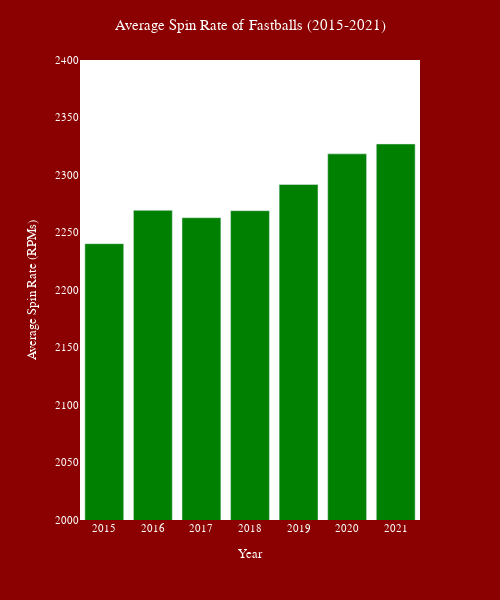

Notebook cell for this chart:
### Code cell
fig1 = px.bar(spin_rates_by_year, x = 'year', y = 'release_spin_rate', width = 500, height = 600)
fig1.update_xaxes(tickvals = list(range(2015, 2022)))
fig1.update_yaxes(range = [2000, 2400])
fig1.update_traces(marker_color = marker_color)
fig1.update_layout(title = plot_title, title_x = title_x, xaxis_title = xaxis_title, yaxis_title = yaxis_title, font = font, paper_bgcolor = paper_bgcolor, plot_bgcolor = plot_bgcolor)
fig1.show()

### Figure 1 — Plotly figure (JSON) as saved in the notebook; plotly's stock layout.template omitted (floating-point values rounded to 4 significant figures)
{"data": [{"alignmentgroup": "True", "hovertemplate": "year=%{x}<br>release_spin_rate=%{y}<extra></extra>", "legendgroup": "", "marker": {"color": "Green"}, "name": "", "offsetgroup": "", "orientation": "v", "showlegend": false, "textposition": "auto", "type": "bar", "x": [2015, 2016, 2017, 2018, 2019, 2020, 2021], "xaxis": "x", "y": [2240.0, 2269.0, 2263.0, 2269.0, 2292.0, 2318.0, 2327.0], "yaxis": "y"}], "layout": {"barmode": "relative", "font": {"color": "White", "family": "Courier New, monospace", "size": 11}, "height": 600, "legend": {"tracegroupgap": 0}, "margin": {"t": 60}, "paper_bgcolor": "darkred", "plot_bgcolor": "white", "title": {"text": "Average Spin Rate of Fastballs (2015-2021)", "x": 0.5}, "width": 500, "xaxis": {"anchor": "y", "domain": [0, 1], "tickvals": [2015, 2016, 2017, 2018, 2019, 2020, 2021], "title": {"text": "Year"}}, "yaxis": {"anchor": "x", "domain": [0, 1], "range": [2000, 2400], "title": {"text": "Average Spin Rate (RPMs)"}}}}
